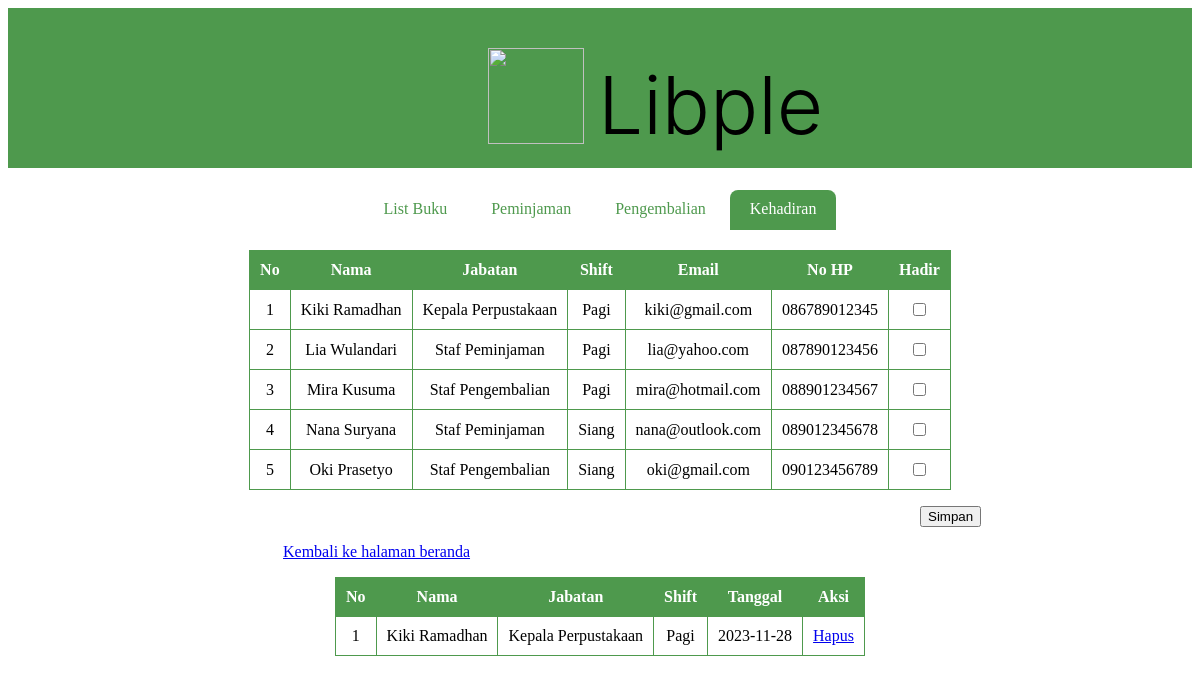
/kehadiran_petugas.php (signed in), run on the app's committed database.
### tables this page shows
CREATE TABLE `petugas` (
  `id_petugas` int(11) NOT NULL,
  `nama` varchar(50) NOT NULL,
  `jabatan` varchar(20) NOT NULL,
  `shift` varchar(10) NOT NULL,
  `email` varchar(50) NOT NULL,
  `no_hp` varchar(15) NOT NULL
);

CREATE TABLE `kehadiran` (
  `no` int(11) NOT NULL,
  `nama` varchar(50) NOT NULL,
  `jabatan` varchar(50) NOT NULL,
  `shift` varchar(10) NOT NULL,
  `hadir` tinyint(1) NOT NULL,
  `tanggal` date NOT NULL,
  `id_petugas` int(11) DEFAULT NULL
);

### kehadiran_petugas.php (the view, shortened to what this page needs)
<?php
$host = "localhost";
$user = "root";
$pass = "";
$db = "perpustakaan";
$conn = mysqli_connect($host, $user, $pass, $db) or die("Koneksi gagal");
$sql = "SELECT * FROM petugas";
$result = mysqli_query($conn, $sql) or die("Query gagal");
?>
<html>
<head>
  <div class="login-Gmf">
<div class="group-4-omb">
  <div class="title-qTP">
            <img class="uiw-global-NiD" src="./assets/uiw-global-169.png"/>
            <p class="libple-6u7">Libple</p>
        </div>
      </div>
</head>
<body>
    <div class="tabs">
    <a href="list_buku.php" class="tab">List Buku</a>
    <a href="peminjaman.php" class="tab">Peminjaman</a>
    <a href="pengembalian.php" class="tab">Pengembalian</a>
    <a href="kehadiran_petugas.php" class="tab active">Kehadiran</a>
  </div>
  <form action="" method="post">
    <table border="1">
        <tr>
            <th>No</th>
            <th>Nama</th>
            <th>Jabatan</th>
            <th>Shift</th>
            <th>Email</th>
            <th>No HP</th>
            <th>Hadir</th>
        </tr>
        <?php
        $no = 1;
        while ($row = mysqli_fetch_assoc($result)) {
            echo "<tr>";
            echo "<td>" . $no . "</td>";
            echo "<td>" . $row['nama'] . "</td>";
            echo "<td>" . $row['jabatan'] . "</td>";
            echo "<td>" . $row['shift'] . "</td>";
            echo "<td>" . $row['email'] . "</td>";
            echo "<td>" . $row['no_hp'] . "</td>";
            echo "<td><input type='checkbox' name='hadir[]' value='" . $row['id_petugas'] . "'></td>";
            echo "</tr>";
            $no++;
        }
        ?>
    </table>
    <p><input style="margin-left: 57rem;" type="submit" name="submit" value="Simpan"></p>
    </form>
    <p><a style="margin-left: 275px;" href="beranda.php">Kembali ke halaman beranda</a></p>
    <table border="1">
        <tr>
            <th>No</th>
            <th>Nama</th>
            <th>Jabatan</th>
            <th>Shift</th>
            <th>Tanggal</th>
            <th>Aksi</th>
        </tr>
        <?php
        $sql = "SELECT * FROM kehadiran WHERE hadir = 1";
        $result = mysqli_query($conn, $sql) or die("Query gagal");
        $no = 1;
        while ($row = mysqli_fetch_assoc($result)) {
            echo "<tr>";
            echo "<td>" . $no . "</td>";
            echo "<td>" . $row['nama'] . "</td>";
            echo "<td>" . $row['jabatan'] . "</td>";
            echo "<td>" . $row['shift'] . "</td>";
            echo "<td>" . $row['tanggal'] . "</td>";
            echo "<td><a href='?hapus=" . $row['no'] . "'>Hapus</a></td>";
            echo "</tr>";
            $no++;
        }
        ?>
    </table>
</body>
</html>

### kehadiran_petugas.php (style rules this page uses)
.tabs { display: flex; justify-content: center; margin: 20px 0; }
.tab { background-color: white; padding: 10px 20px; border: 2px solid white; border-radius: 10px; color: #4e994d; font-weight: 400; text-decoration: none; transition: 0.3s; }
.tab.active { background-color: #4e994d; color: white; border-bottom: none; border-radius: 10px 10px 0 0; }
table { width: 80% auto; margin: 0 auto; border-collapse: collapse; }
th, td { padding: 10px; border: 1px solid #4e994d; text-align: center; }
th { background-color: #4e994d; color: white; }
.login-Gmf { width: 100%; height: 10rem; overflow: hidden; position: relative; background-color: #ffffff; }
.login-Gmf .group-4-omb .title-qTP { width: 144rem; height: 10rem; position: absolute; left: 0; top: 0; background-color: #4e994d; }
.login-Gmf .group-4-omb .title-qTP .uiw-global-NiD { width: 6rem; height: 6rem; position: absolute; left: 480px; top: 2.5rem; object-fit: contain; vertical-align: top; }
.login-Gmf .group-4-omb .title-qTP .libple-6u7 { width: 10rem; height: 6rem; position: absolute; left: 590px; top: -2rem; font-size: 5rem; font-weight: 300; line-height: 1.2125; font-family: Inter, 'Source Sans Pro'; white-space: nowrap; }

### data on the page
petugas: nama "Kiki Ramadhan", jabatan "Kepala Perpustakaan", shift "Pagi", email "kiki@gmail.com", no_hp "086789012345"
petugas: nama "Lia Wulandari", jabatan "Staf Peminjaman", shift "Pagi", email "lia@yahoo.com", no_hp "087890123456"
petugas: nama "Mira Kusuma", jabatan "Staf Pengembalian", shift "Pagi", email "mira@hotmail.com", no_hp "088901234567"
petugas: nama "Nana Suryana", jabatan "Staf Peminjaman", shift "Siang", email "nana@outlook.com", no_hp "089012345678"
petugas: nama "Oki Prasetyo", jabatan "Staf Pengembalian", shift "Siang", email "oki@gmail.com", no_hp "090123456789"
kehadiran: nama "Kiki Ramadhan", jabatan "Kepala Perpustakaan", shift "Pagi", tanggal "2023-11-28"
